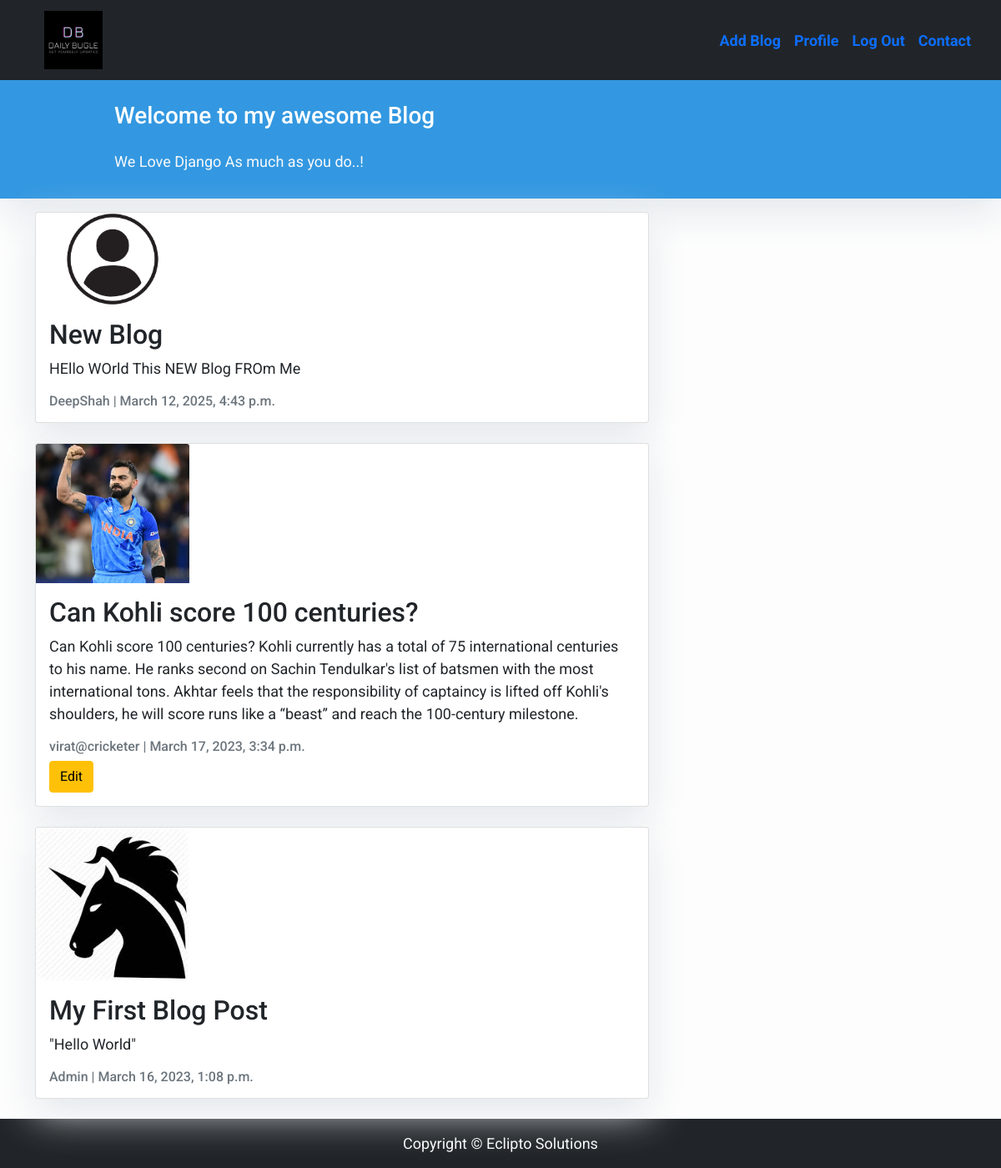
Screenshot of / (signed in) with the database file from the repository.
### blog/models.py (models this page shows, shortened)
class Post(models.Model):
    title = models.CharField(max_length=200, unique=True)
    author = models.ForeignKey(User, on_delete= models.CASCADE,related_name='blog_posts')
    updated_on = models.DateTimeField(auto_now= True)
    content = models.TextField()
    image = models.ImageField(upload_to="profile_pics",blank=True,null=True)
    created_on = models.DateTimeField(auto_now_add=True)
    status = models.IntegerField(choices=STATUS, default=0)
    class Meta:
        ordering = ['-created_on']

### blog/views.py (the view)
# urls.py: path('',home,name="home"),
def home(request):
    data = Post.objects.all()
    return render(request,"home.html",context={"data":data})

### blog/Templates/home.html (shortened to what this page needs)
{% extends "main.html" %}
{% block content %}
<header class="masthead">
    <div class="container">
        <div class="row">
            <div class=" col-md-8 col-md-10 mx-auto">
                <div class="site-heading">
                    <h3 class=" site-heading my-4 mt-3 text-white"> Welcome to my awesome Blog </h3>
                    <p class="text-light">We Love Django As much as you do..! &nbsp
                    </p>
                </div>
            </div>
        </div>
    </div>
</header>
<div class="container">
    <div class="row">
        <div class="col-md-8 mt-3 left">
            {% for i in data %}
            <div class="card mb-4">
                <img src="/media/{{ i.image }}" class="card-img-top w-25" alt="...">
                <div class="card-body">
                    <h2 class="card-title">{{ i.title }}</h2>
                    <p class="card-text">{{ i.content }}</p>
                    <p class="card-text text-muted h6">{{ i.author }} | {{ i.created_on }}</p>
                    {% if user.is_authenticated and user == i.author %}
                    <a href="{% url 'edit_blog' i.id %}" class="btn btn-warning">Edit</a>
                    {% endif %}
                </div>
            </div>
            {% endfor %}
        </div>
    </div>
</div>
{%endblock%}

### blog/Templates/main.html (style rules this page uses)
body { font-family: "Roboto", sans-serif; font-size: 17px; background-color: #fdfdfd; }
.masthead { background: #3398E1; height: auto; padding-bottom: 15px; box-shadow: 0 16px 48px #E3E7EB; padding-top: 10px; }

### blog/Templates/home.html (style rules this page uses)
body { font-family: "Roboto", sans-serif; font-size: 18px; background-color: #fdfdfd; }
.card { box-shadow: 0 16px 48px #E3E7EB; }

### rows the page displays
Post: image (picture), title "New Blog", content "HEllo WOrld This NEW Blog FROm Me", author "DeepShah", created_on "March 12, 2025, 4:43 p.m."
Post: image (picture), title "Can Kohli score 100 centuries?", content "Can Kohli score 100 centuries? Kohli currently has a total of 75 international centuries to his name. He ranks second on Sachin Tendulkar's list of batsmen with the most international tons. Akhtar feels that the responsibility of captaincy is lifted off Kohli's shoulders, he will score runs like a “beast” and reach the 100-century milestone.", author "virat@cricketer", created_on "March 17, 2023, 3:34 p.m.", shows "Edit"
Post: image (picture), title "My First Blog Post", content "\"Hello World\"", author "Admin", created_on "March 16, 2023, 1:08 p.m."
